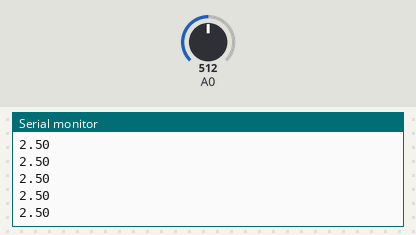
This sketch was run on a simulated Arduino Uno, built with avr-gcc and run on an emulated ATmega328P. Parts: the last lines printed to the serial monitor. Inputs (shaded band) come from the test bench; at power-on: A0 = 512.

Above: at 1.2 s.
1.3 s: A0 set to 222
At 2.3 s:
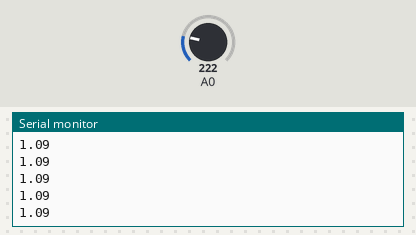
2.8 s: A0 set to 190
At 3.5 s:
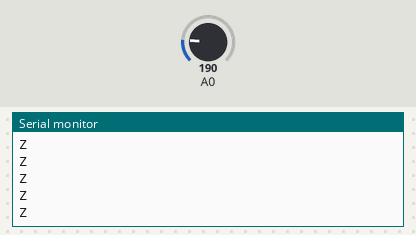

Measured:
- the behaviour switches between 205 and 204 on A0 (found by bisection; images 1 and 2)
- after the input at 1.3 s, the serial monitor: prints a new line after 0.07 s (image 1)
- after the input at 2.8 s, the serial monitor: prints a new line after 0.07 s (image 2)

The sketch:

Potentiometer.ino
```cpp
void setup()
{
  // put your setup code here, to run once:
  pinMode(A0, INPUT);
  Serial.begin(9600);
}

void loop() {
  // put your main code here, to run repeatedly:
  int sensorValue = analogRead(A0);
  float Voltage = sensorValue * (5.0 / 1023.0);

  if (Voltage > 1)
  {
    Serial.println(Voltage);
  }
  else
  {
    Serial.println('Z');
  }
}
```
